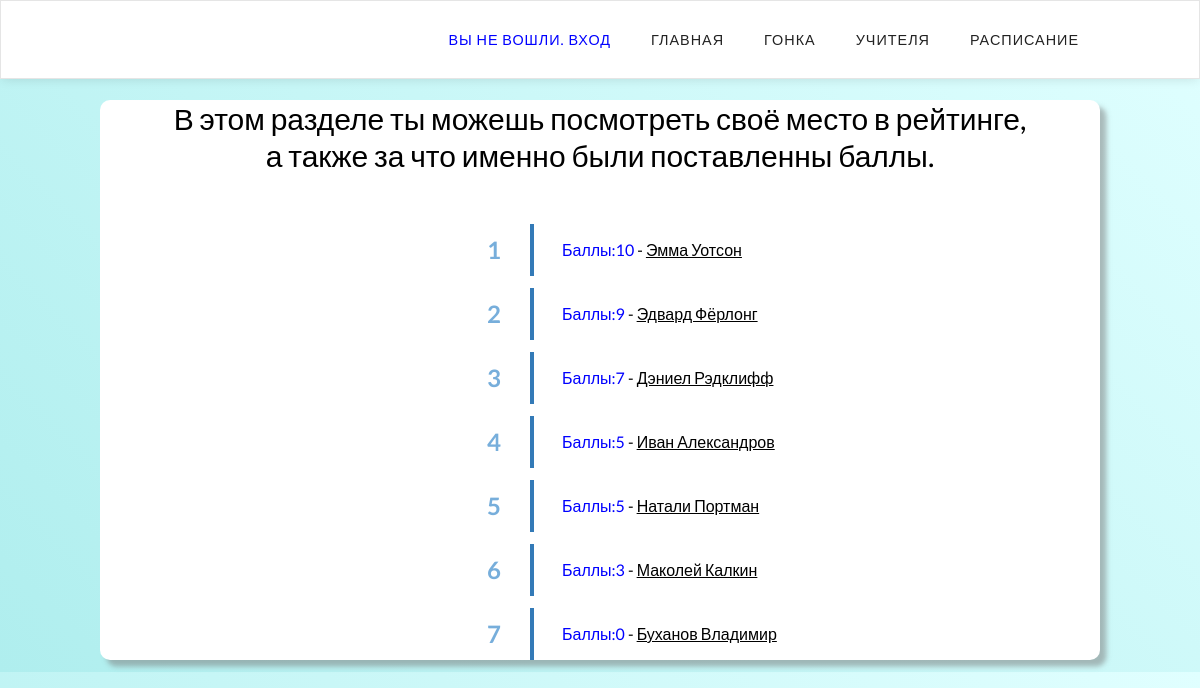
The page /student/ on the database its author committed.
### Students/models.py (models this page shows, shortened)
class Sudent(models.Model):
    name = models.CharField("ФИО", max_length=50)
    class_to_student = models.CharField("Класс", max_length=3)
    teacher_of_class = models.ForeignKey(Teacher, verbose_name='Классный руководитель', null=True, on_delete=models.SET_NULL)
    photo = models.ImageField("Фотография", upload_to='photoStudent/')
    achivement = models.TextField("Достижения")
    balls = models.PositiveIntegerField("Баллы")
    class Meta:
        verbose_name = "Ученик"
        verbose_name_plural = "Ученики"

### Students/views.py (the view)
# urls.py: path('', views.ListStudent),
def ListStudent(request):
    student = Sudent.objects.order_by('-balls')
    return render(request, 'listStudents.html', {'students':student})

### templates/listStudents.html (shortened to what this page needs)
{% extends 'base.html' %}
{% load static %}
{% block content %}
    <head>
            <link rel="stylesheet" href="{% static 'css/listStudents.css' %}">
    </head>
    <div style="background:white; margin-left:100px; margin-right:100px; box-shadow: 0.4em 0.4em 5px rgba(122,122,122,0.5); border-radius: 10px; ">
        <div align="center" style="margin-top:100px; font-size:30px">В этом разделе ты можешь посмотреть своё место в рейтинге,</br>а также за что именно были поставленны баллы.</div>
        <div style="margin-top:50px; margin-left:350px; margin-right:100px;">
            <ul class="list3a">
                {% for student in students %}
                    <li><font color="blue">Баллы:{{ student.balls }}</font> - <a href="{% url 'studentdetail' student.id %}" style="color:black">{{ student.name }}</a></li>
                {% endfor %}
            </ul>
        </div>
    </div>
{% endblock %}

### static/css/cssForHeader.css (style rules this page uses)
*, *:before, *:after { -webkit-box-sizing: border-box; -moz-box-sizing: border-box; box-sizing: border-box; padding: 0; margin: 0; font-family: 'Lato', sans-serif; }

### static/css/listStudents.css (style rules this page uses)
.list3a { padding:0; list-style: none; counter-reset: li; }
.list3a li { position: relative; border-left: 4px solid #337AB7; padding:16px 20px 16px 28px; margin:12px 0 12px 80px; -webkit-transition-duration: 0.3s; transition-duration: 0.3s; }
.list3a li:before { line-height: 32px; position: absolute; top: 10px; left:-80px; width:80px; text-align:center; font-size: 24px; font-weight: bold; color: #77AEDB; counter-increment: li; content: counter(li); -webkit-transition-duration: 0.3s; transition-duration: 0.3s; -webkit-box-sizing: border-box; -moz-box-sizing: border-box; box-sizing: border-box; }
.list3a li:after { position: absolute; top: 26px; left: -40px; width: 60px; height: 60px; border: 8px solid #3399FF; border-radius: 50%; content: ''; opacity: 0; -webkit-transition: -webkit-transform 0.3s, opacity 0.3s; -moz-transition: -moz-transform 0.3s, opacity 0.3s; transition: transform 0.3s, opacity 0.3s; -webkit-transform: translateX(-50%) translateY(-50%) scale(0.1); -moz-transform: translateX(-50%) translateY(-50%) scale(0.1); transform: translateX(-50%) translateY(-50%) scale(0.1); pointer-events: none; -webkit-box-sizing: border-box; -moz-box-sizing: border-box; box-sizing: border-box; }

### templates/listStudents.html (style rules this page uses)
body { background: linear-gradient(45deg, PaleTurquoise , LightCyan); }

### rows shown on the page
Sudent: balls "10", name "Эмма Уотсон"
Sudent: balls "9", name "Эдвард Фёрлонг"
Sudent: balls "7", name "Дэниел Рэдклифф"
Sudent: balls "5", name "Иван Александров"
Sudent: balls "5", name "Натали Портман"
Sudent: balls "3", name "Маколей Калкин"
Sudent: balls "0", name "Буханов Владимир"
